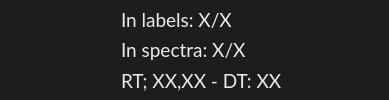
<?xml version="1.0" encoding="UTF-8"?>
<ui version="4.0">
 <class>ConsensusPeakTile</class>
 <widget class="QWidget" name="ConsensusPeakTile">
  <property name="geometry">
   <rect>
    <x>0</x>
    <y>0</y>
    <width>389</width>
    <height>100</height>
   </rect>
  </property>
  <property name="minimumSize">
   <size>
    <width>0</width>
    <height>100</height>
   </size>
  </property>
  <property name="maximumSize">
   <size>
    <width>16777215</width>
    <height>100</height>
   </size>
  </property>
  <property name="cursor">
   <cursorShape>PointingHandCursor</cursorShape>
  </property>
  <property name="windowTitle">
   <string>Form</string>
  </property>
  <property name="styleSheet">
   <string notr="true">QWidget {
	background-color: #1d1d1d;
	border: 1px solid #1d1d1d;
	border-radius: 0px;
}
</string>
  </property>
  <layout class="QHBoxLayout" name="horizontalLayout">
   <property name="spacing">
    <number>15</number>
   </property>
   <property name="leftMargin">
    <number>0</number>
   </property>
   <property name="topMargin">
    <number>0</number>
   </property>
   <property name="rightMargin">
    <number>0</number>
   </property>
   <property name="bottomMargin">
    <number>0</number>
   </property>
   <item>
    <widget class="QWidget" name="peak_window" native="true">
     <property name="minimumSize">
      <size>
       <width>100</width>
       <height>100</height>
      </size>
     </property>
     <property name="maximumSize">
      <size>
       <width>100</width>
       <height>100</height>
      </size>
     </property>
    </widget>
   </item>
   <item>
    <widget class="QWidget" name="text_container" native="true">
     <property name="maximumSize">
      <size>
       <width>16777215</width>
       <height>100</height>
      </size>
     </property>
     <layout class="QVBoxLayout" name="verticalLayout_2">
      <property name="spacing">
       <number>3</number>
      </property>
      <property name="leftMargin">
       <number>6</number>
      </property>
      <property name="topMargin">
       <number>6</number>
      </property>
      <property name="rightMargin">
       <number>0</number>
      </property>
      <property name="bottomMargin">
       <number>6</number>
      </property>
      <item>
       <widget class="QLabel" name="label_count_label">
        <property name="font">
         <font>
          <family>Lato</family>
          <pointsize>14</pointsize>
          <fontweight>Light</fontweight>
         </font>
        </property>
        <property name="cursor">
         <cursorShape>PointingHandCursor</cursorShape>
        </property>
        <property name="styleSheet">
         <string notr="true">border: None;
color: #ebebeb;
background-color: transparent;</string>
        </property>
        <property name="text">
         <string>In labels: X/X</string>
        </property>
       </widget>
      </item>
      <item>
       <widget class="QLabel" name="spectra_count_label">
        <property name="font">
         <font>
          <family>Lato</family>
          <pointsize>14</pointsize>
          <fontweight>Light</fontweight>
         </font>
        </property>
        <property name="cursor">
         <cursorShape>PointingHandCursor</cursorShape>
        </property>
        <property name="styleSheet">
         <string notr="true">border: None;
color: #ebebeb;
background-color: transparent;</string>
        </property>
        <property name="text">
         <string>In spectra: X/X</string>
        </property>
       </widget>
      </item>
      <item>
       <widget class="QLabel" name="position_label">
        <property name="font">
         <font>
          <family>Lato</family>
          <pointsize>14</pointsize>
          <fontweight>Light</fontweight>
         </font>
        </property>
        <property name="cursor">
         <cursorShape>PointingHandCursor</cursorShape>
        </property>
        <property name="styleSheet">
         <string notr="true">border: None;
color: #ebebeb;
background-color: transparent;</string>
        </property>
        <property name="text">
         <string>RT; XX,XX - DT: XX</string>
        </property>
       </widget>
      </item>
     </layout>
    </widget>
   </item>
  </layout>
 </widget>
 <resources/>
 <connections/>
</ui>
